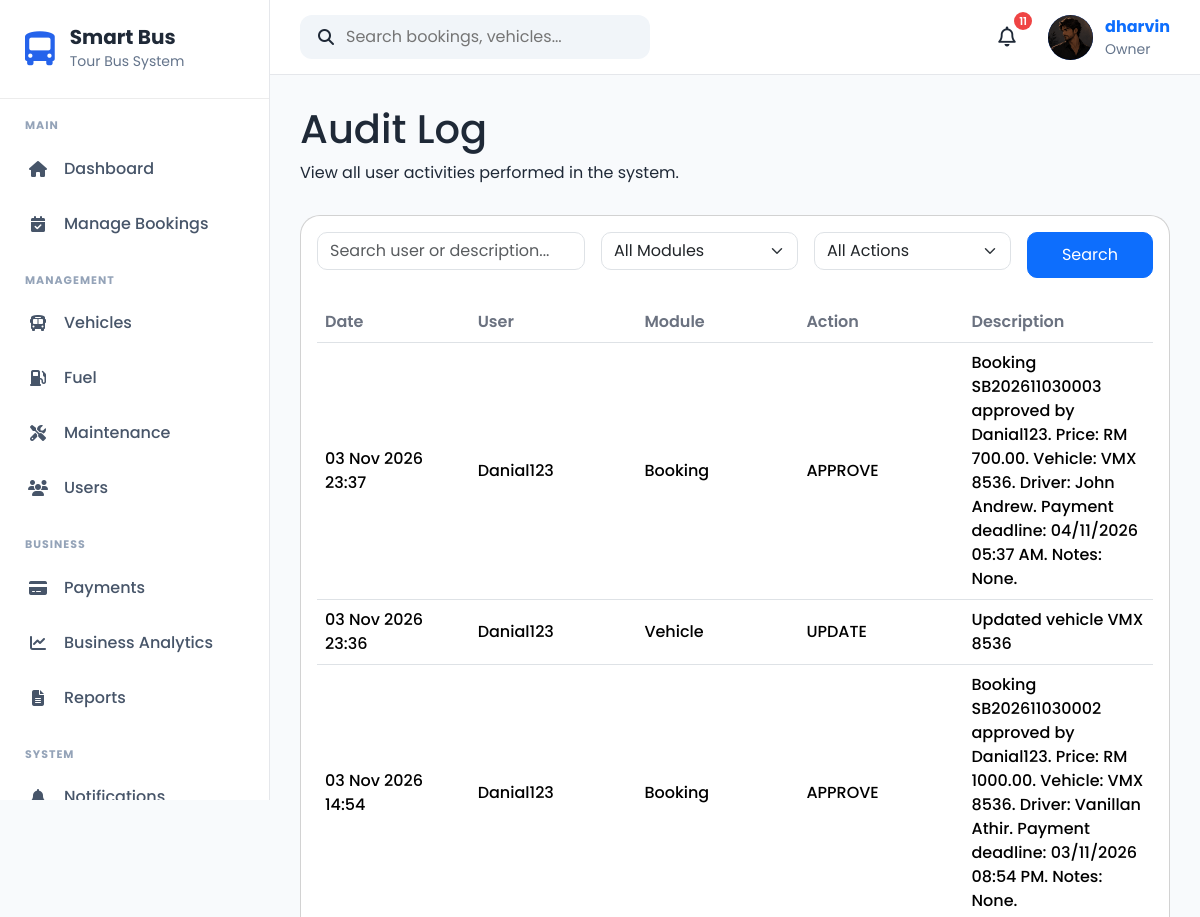
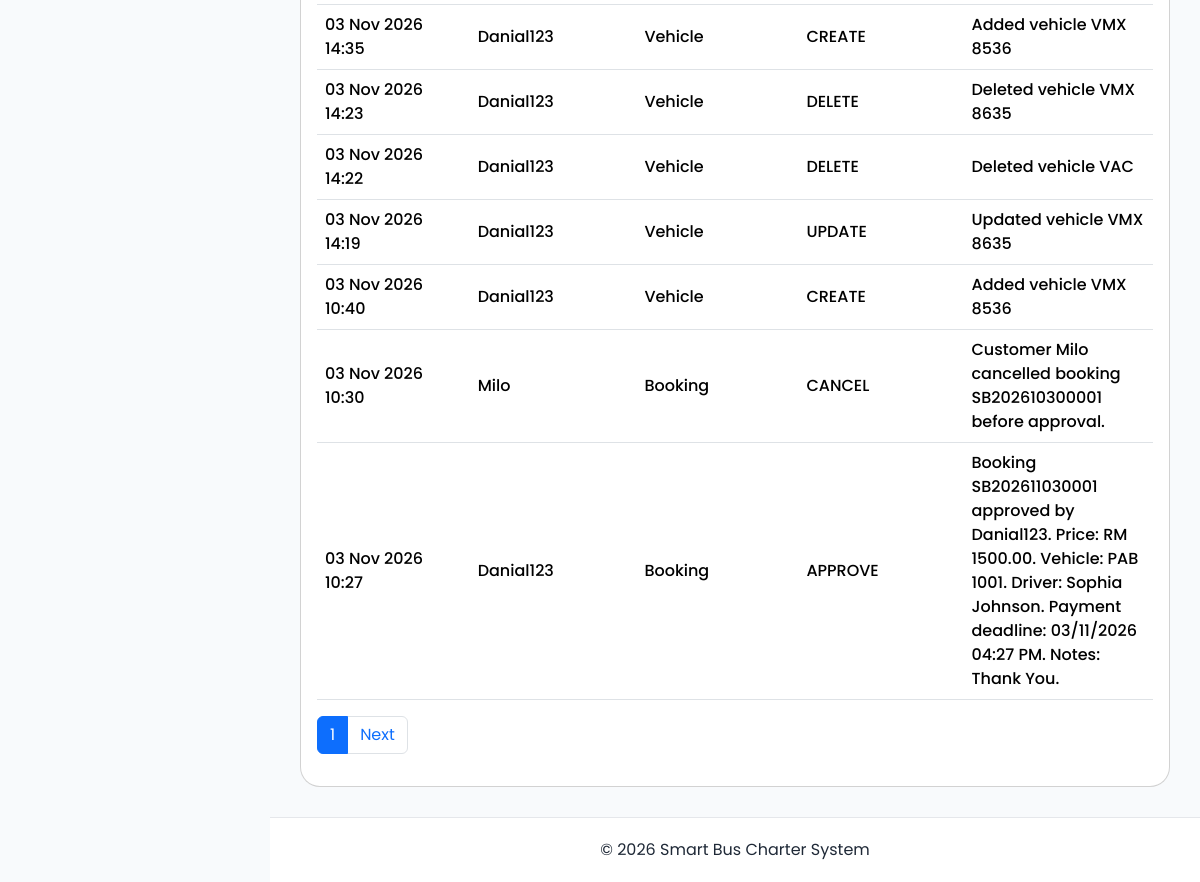
/audit/ (signed in), run on an earlier commit of the app's database (2 pictures, top to bottom).
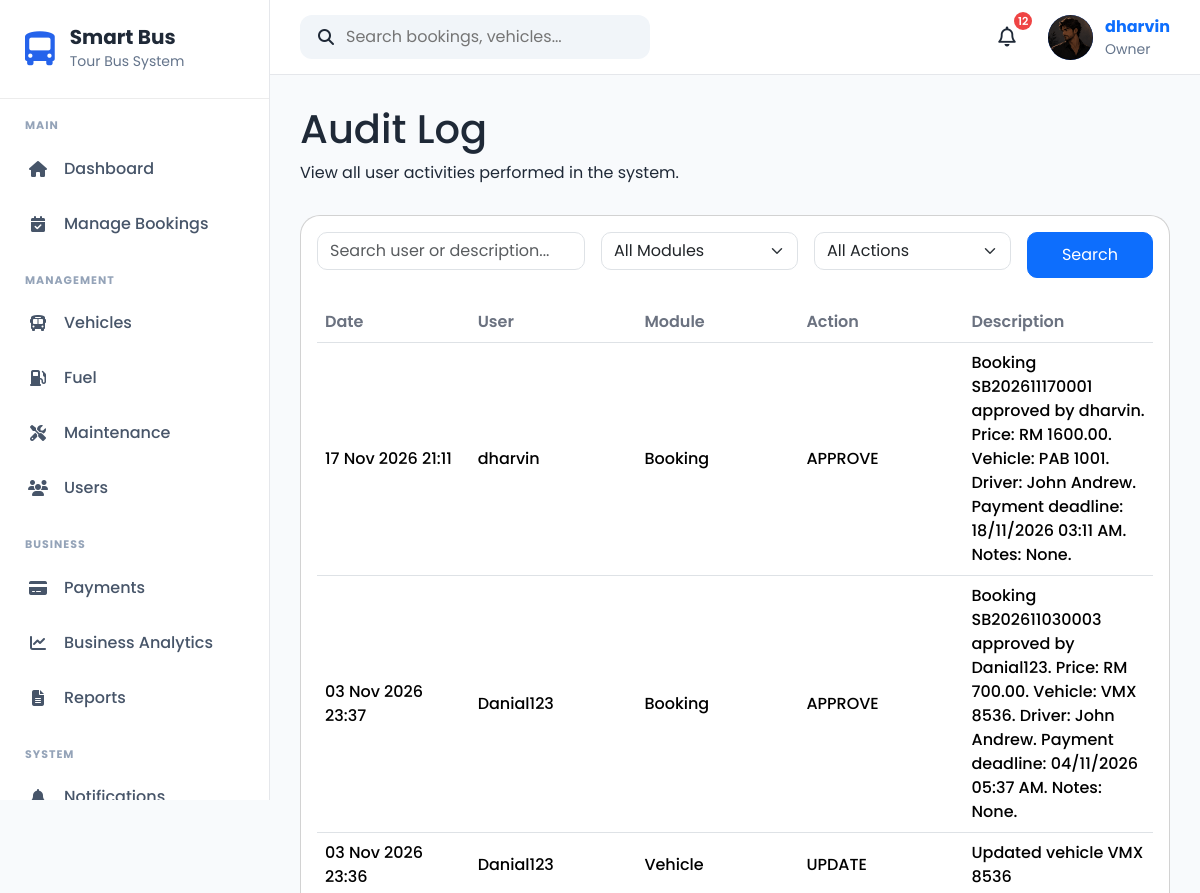
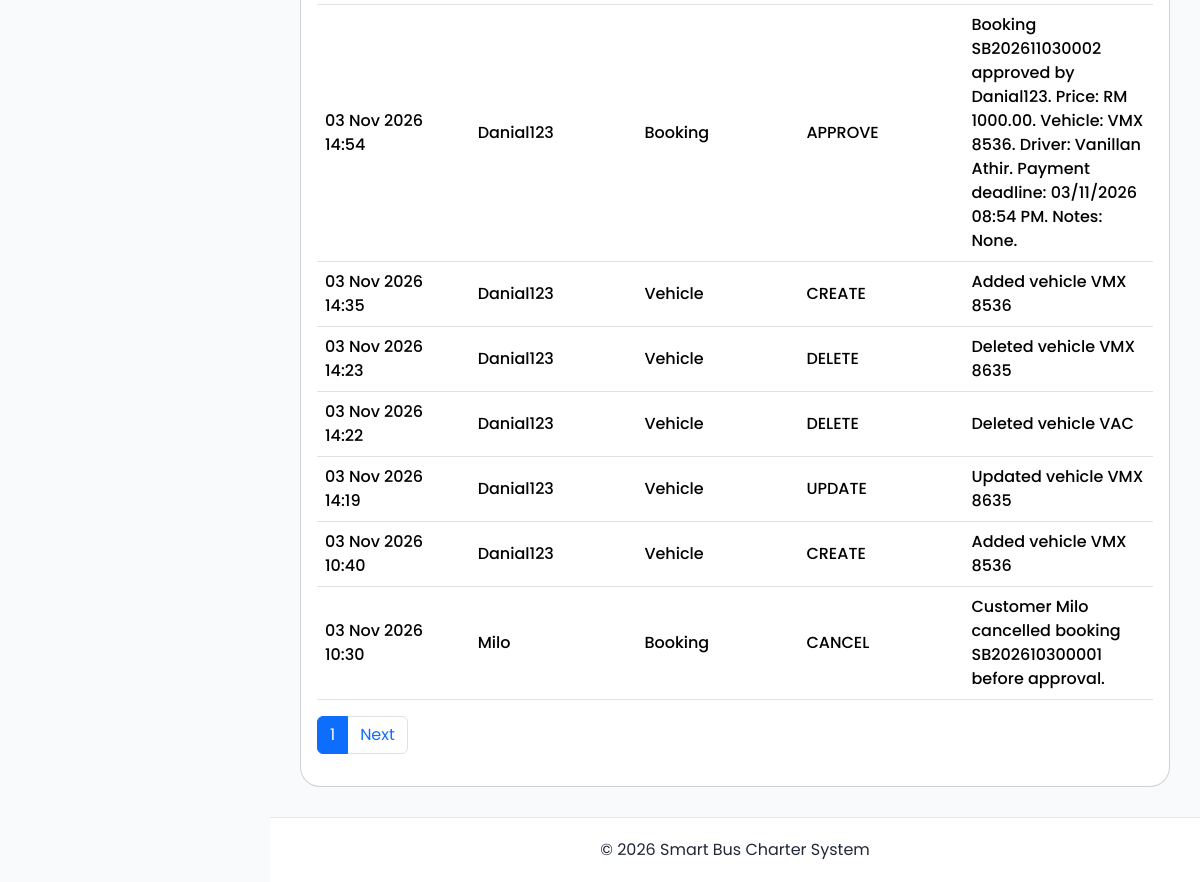
And on a later commit of the database (2 pictures, top to bottom).
### apps/audit/models.py (models this page shows, shortened)
class AuditLog(models.Model):
    ACTIONS = (
        ("CREATE", "Create"),
        ("UPDATE", "Update"),
        ("DELETE", "Delete"),
        ("LOGIN", "Login"),
        ("LOGOUT", "Logout"),
        ("VIEW", "View"),
        ("APPROVE", "Approve"),
        ("REJECT", "Reject"),
        ("CANCEL", "Cancel"),
        ("PAYMENT_EXPIRED", "Payment Expired"),
        ("REVIEW_EXPIRED", "Review Expired"),
        ("RESOURCE_RELEASE", "Resource Released"),
        ("OTHER", "Other"),
    )
    user = models.ForeignKey(
        User,
        on_delete=models.SET_NULL,
        null=True,
        blank=True,
    )
    module = models.CharField(
        max_length=100
    )
    action = models.CharField(
        max_length=20,
        choices=ACTIONS,
    )
    booking = models.ForeignKey(
        "bookings.Booking",
        on_delete=models.SET_NULL,
        null=True,
        blank=True,
        related_name="audit_logs",
    )
    customer = models.ForeignKey(
        "customers.Customer",
        on_delete=models.SET_NULL,
        null=True,
        blank=True,
        related_name="audit_logs",
    )
    description = models.TextField()
    ip_address = models.GenericIPAddressField(
        null=True,
        blank=True,
    )
    created_at = models.DateTimeField(
        auto_now_add=True
    )
    class Meta:
        ordering = ["-created_at"]

### apps/audit/views.py (the view)
# urls.py: path("", views.audit_list, name="list"),
@owner_required
def audit_list(request):
    logs = AuditLog.objects.select_related("user").all()
    search = request.GET.get("search")
    module = request.GET.get("module")
    action = request.GET.get("action")
    if search:
        logs = logs.filter(
            Q(user__username__icontains=search) |
            Q(description__icontains=search)
        )
    if module:
        logs = logs.filter(module=module)
    if action:
        logs = logs.filter(action=action)
    paginator = Paginator(logs, 10)
    page_number = request.GET.get("page")
    page_obj = paginator.get_page(page_number)
    context = {
        "page_obj": page_obj,
        "modules": AuditLog.objects.values_list(
            "module",
            flat=True
        ).distinct(),
        "actions": AuditLog.ACTIONS,
    }
    return render(
        request,
        "audit/audit_list.html",
        context
    )

### apps/accounts/context_processors.py (called while the page is built)
def user_role(request):
    role = None
    if request.user.is_authenticated:
        try:
            role = request.user.profile.role
        except Exception:
            role = None
    return {
        "user_role": role
    }

### apps/notifications/context_processors.py (called while the page is built)
def notification_context(request):
    if not request.user.is_authenticated:
        return {}
    notifications = (
        NotificationRecipient.objects
        .filter(user=request.user)
        .select_related("notification")
        .order_by("-notification__created_at")[:5]
    )
    unread_count = (
        NotificationRecipient.objects
        .filter(
            user=request.user,
            is_read=False
        )
        .count()
    )
    return {
        "navbar_notifications": notifications,
        "unread_notifications": unread_count,
    }

### templates/audit/audit_list.html (shortened to what this page needs)
{% extends "crud/base_list.html" %}
{% block content %}
<div class="page-header">
    <div>
        <h1>Audit Log</h1>
        <p>
            View all user activities performed in the system.
        </p>
    </div>
</div>
<div class="card">
    <div class="card-body">
        <form method="get" class="row g-3 mb-4">
            <div class="col-md-4">
                <input
                    type="text"
                    name="search"
                    class="form-control"
                    placeholder="Search user or description..."
                    value="{{ request.GET.search }}"
                >
            </div>
            <div class="col-md-3">
                <select
                    name="module"
                    class="form-select"
                >
                    <option value="">All Modules</option>
                </select>
            </div>
            <div class="col-md-3">
                <select
                    name="action"
                    class="form-select"
                >
                    <option value="">All Actions</option>
                </select>
            </div>
            <div class="col-md-2">
                <button
                    class="btn btn-primary w-100"
                >
                    Search
                </button>
            </div>
        </form>
        <table class="table table-hover">
            <thead>
                <tr>
                    <th>Date</th>
                    <th>User</th>
                    <th>Module</th>
                    <th>Action</th>
                    <th>Description</th>
                </tr>
            </thead>
            <tbody>
                {% for log in page_obj %}
                <tr>
                    <td>
                        {{ log.created_at|date:"d M Y H:i" }}
                    </td>
                    <td>
                        {{ log.user }}
                    </td>
                    <td>
                        {{ log.module }}
                    </td>
                    <td>
                        {{ log.action }}
                    </td>
                    <td>
                        {{ log.description }}
                    </td>
                </tr>
                {% empty %}
                <tr>
                    <td colspan="5">
                        No audit logs found.
                    </td>
                </tr>
                {% endfor %}
            </tbody>
        </table>
        <nav>
            <ul class="pagination">
                <li class="page-item active">
                    <span class="page-link">
                        {{ page_obj.number }}
                    </span>
                </li>
                {% if page_obj.has_next %}
                <li class="page-item">
                    <a
                        class="page-link"
                        href="?page={{ page_obj.next_page_number }}"
                    >
                        Next
                    </a>
                </li>
                {% endif %}
            </ul>
        </nav>
    </div>
</div>
{% endblock %}

### templates/components/navbar.html (shortened to what this page needs)
{% load static %}
<nav class="navbar-custom">
    <div class="navbar-left">
        <div class="search-box">
            <i class="fa-solid fa-magnifying-glass"></i>
            <input
                type="text"
                placeholder="Search bookings, vehicles..."
            >
        </div>
    </div>
    <div class="navbar-right">
            <div class="notification-icon">
                <button
                    class="notification-btn"
                    id = "notificationBtn">
                    <i class="fa-regular fa-bell"></i>
                    <span
                        class="notification-count"
                        id="notificationCount"
                         {% if unread_notifications == 0 %}style="display:none;"{% endif %}>
                        {{ unread_notifications }}
                    </span>
                </button>
            </div>
        <a href="{% url 'accounts:profile' %}" class="profile-link">
            <div class="profile-menu">
                {% if request.user.profile.profile_picture %}
                    <img
                        src="{{ request.user.profile.profile_picture.url }}"
                        alt="Profile Picture"
                        class="profile-avatar profile-image"
                    >
                {% else %}
                    <div class="profile-avatar">
                        {{ request.user.username|first|upper }}
                    </div>
                {% endif %}
                <div class="profile-info">
                    <strong>{{ request.user.username }}</strong>
                    <small>
                        {{ request.user.profile.role|default:"User" }}
                    </small>
                </div>
            </div>
        </a>
    </div>
</nav>

What changed in the data, as far as the page shows it:
no longer on this page (row unchanged): AuditLog: created_at "03 Nov 2026 10:27", user "Danial123", module "Booking", action "APPROVE", description "Booking SB202611030001 approved by Danial123. Price: RM 1500.00. Vehicle: PAB 1001. Driver: Sophia Johnson. Payment deadline: 03/11/2026 04:27 PM. Notes: Thank You."
added AuditLog: created_at "17 Nov 2026 21:11", user "dharvin", module "Booking", action "APPROVE", description "Booking SB202611170001 approved by dharvin. Price: RM 1600.00. Vehicle: PAB 1001. Driver: John Andrew. Payment deadline: 18/11/2026 03:11 AM. Notes: None."
Also different on the page:
{{ unread_notifications }}: "11" → "12"
